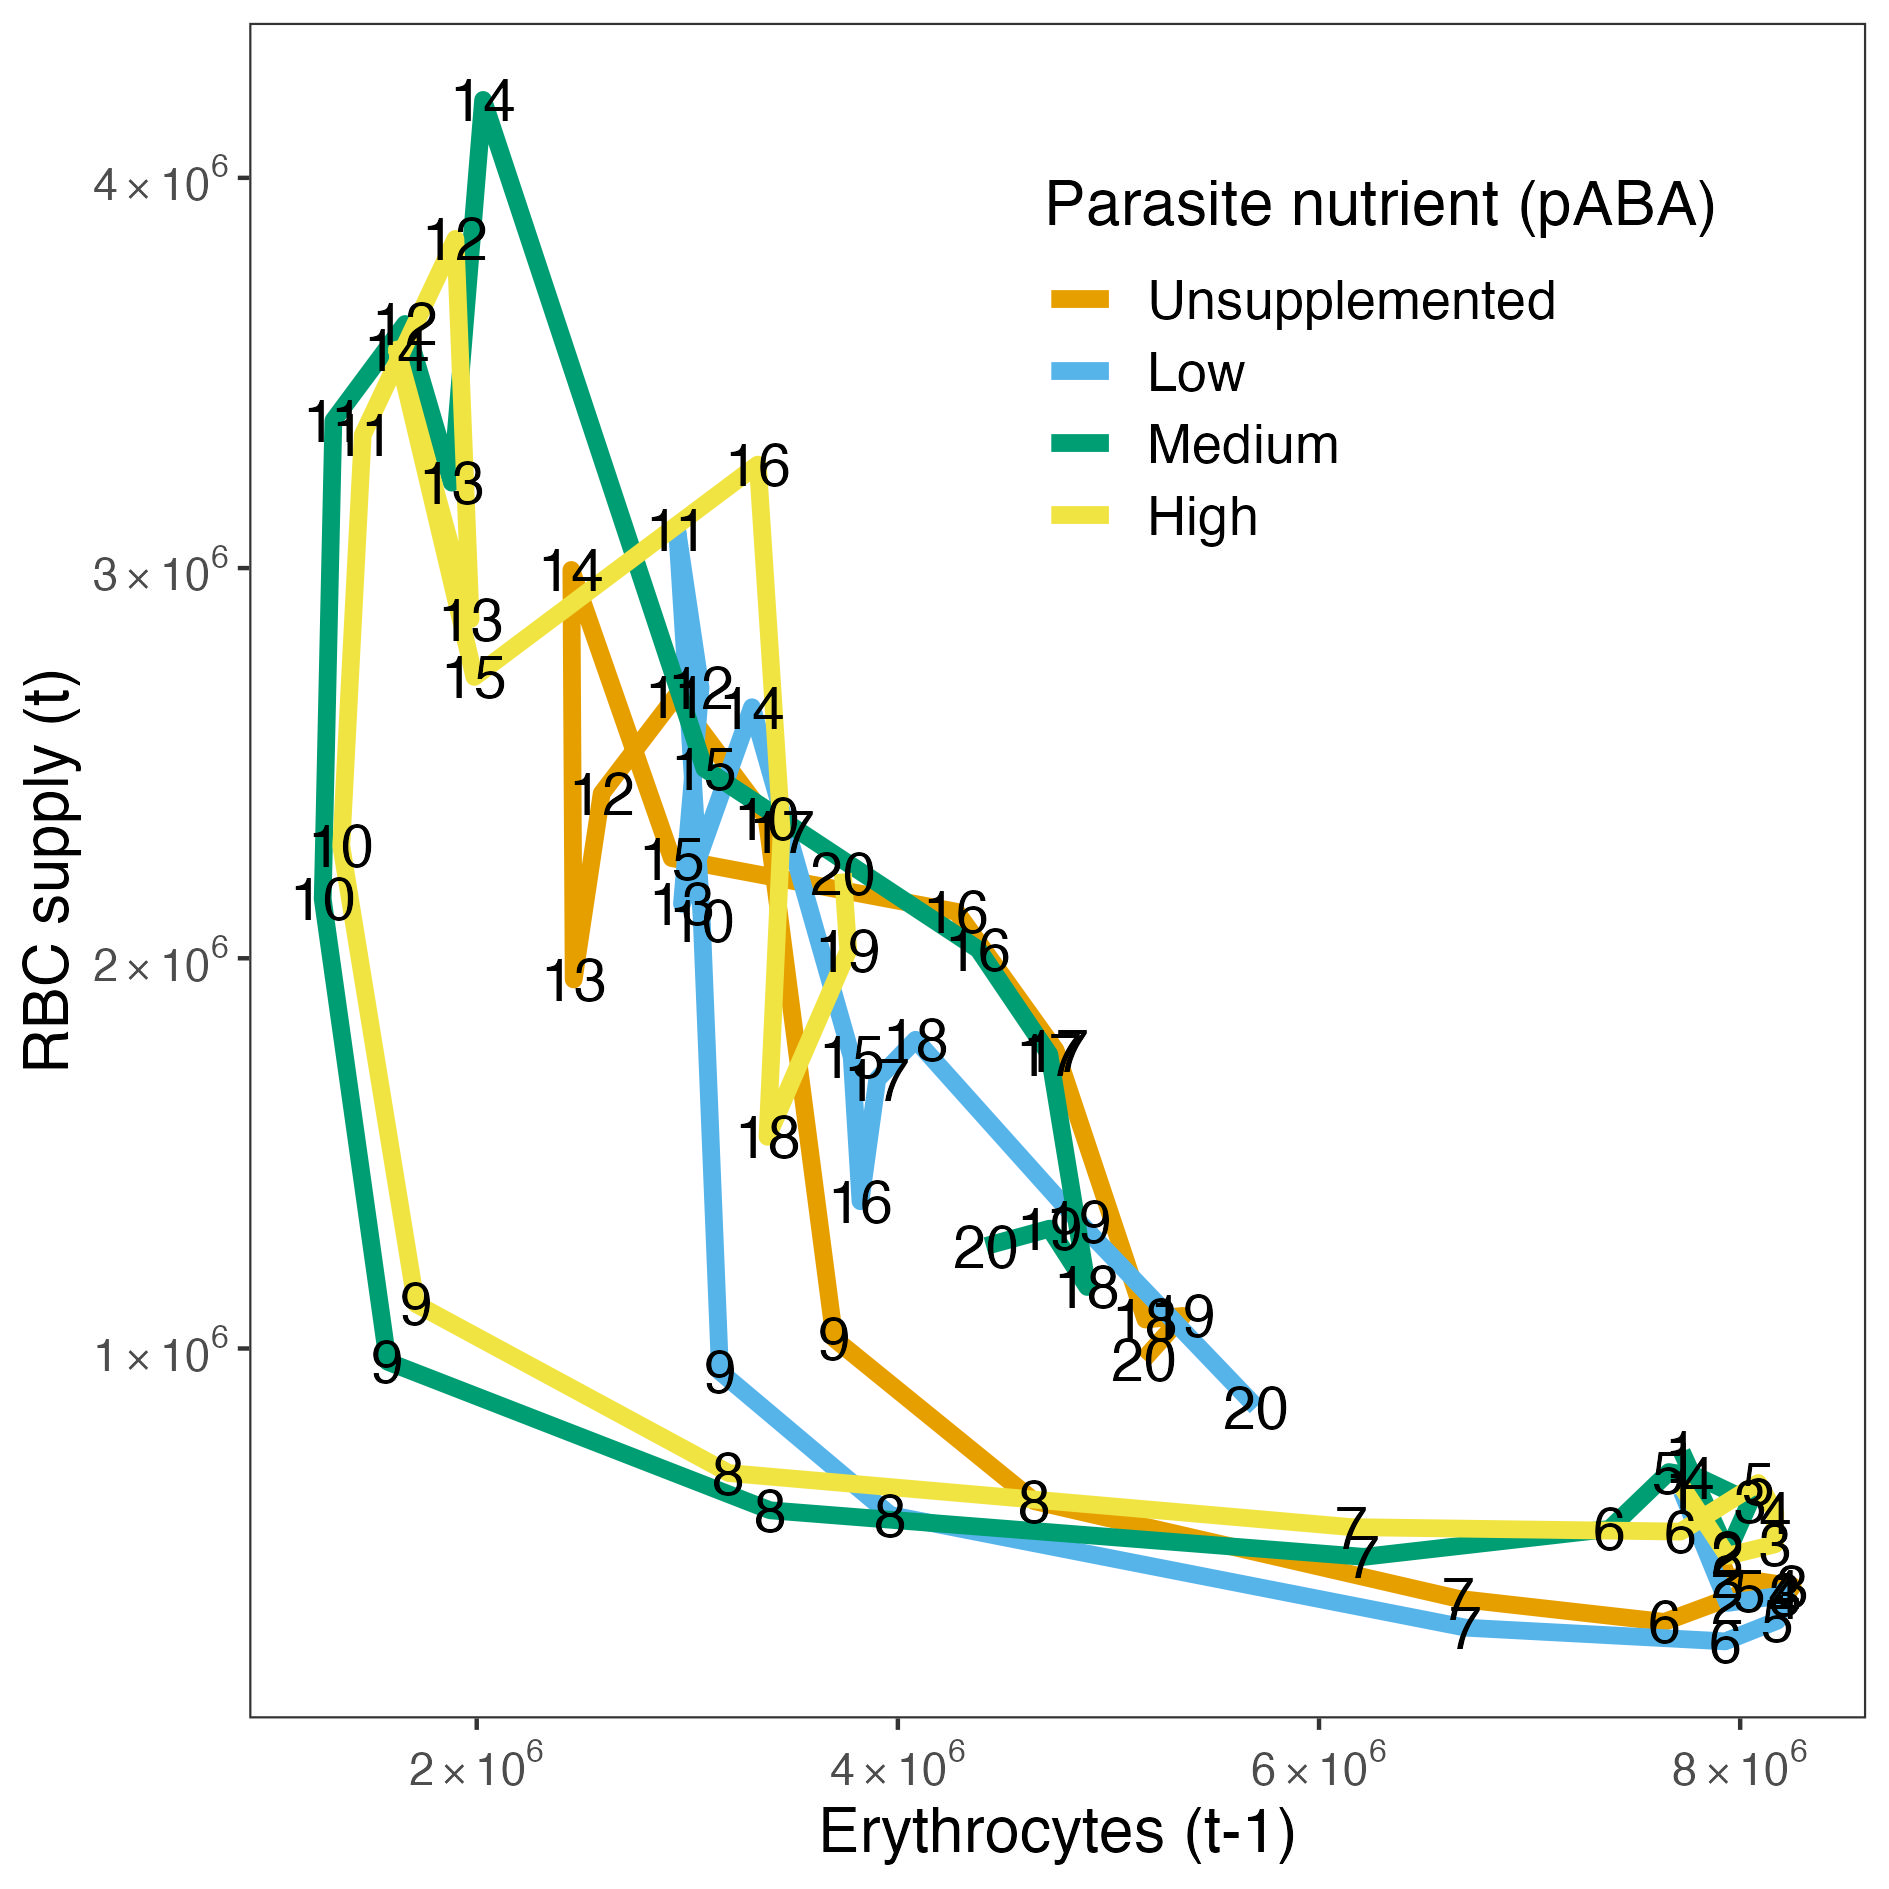

The script that saved this image:
#SET DIRECTORY TO SOURCE FILE LOCATION

library(tidyverse)
library(stringi)
library(doParallel)
library(pomp)
library(panelPomp)
library(ggpubr)
library(scales)
library(aakmisc)
library(gridExtra)

cbPalette <- c("#999999", "#E69F00", "#56B4E9", "#009E73", "#F0E442", "#0072B2", "#D55E00", "#CC79A7")

source("POMP_GroupLevel_DataPrep.R")

group_traj |>
  filter(box!="05",variable%in%c("E","R")) |>
  select(-lo,-hi) |>
  pivot_wider(names_from="variable",values_from="med") |>
  mutate(lagE=lag(E)) |>
  filter(time>0,time<=20) |>
  ggplot()+
  geom_path(aes(x=lagE,y=R,col=pABA),linewidth=2)+
  geom_text(aes(x=lagE,y=R,label=time),size=5)+
  scale_x_continuous(labels=aakmisc::scinot)+
  scale_y_continuous(labels=aakmisc::scinot)+
  scale_colour_manual(values=cbPalette[2:5])+
  xlab("Erythrocytes (t-1)")+ylab("RBC supply (t)")+
  labs(colour="Parasite nutrient (pABA)")+
  theme_bw()+
  theme(
    axis.title=element_text(size=15),
    strip.text=element_blank(),
    axis.text=element_text(size=11),
    panel.grid=element_blank(),
    legend.position=c(0.7,0.8),
    legend.title=element_text(size=15),
    legend.text=element_text(size=13),
    strip.background=element_blank(),
    plot.title=element_text(size=17,hjust=0.5)
    
  )

ggsave("Figure3.jpeg",width=16,height=16,units="cm")
